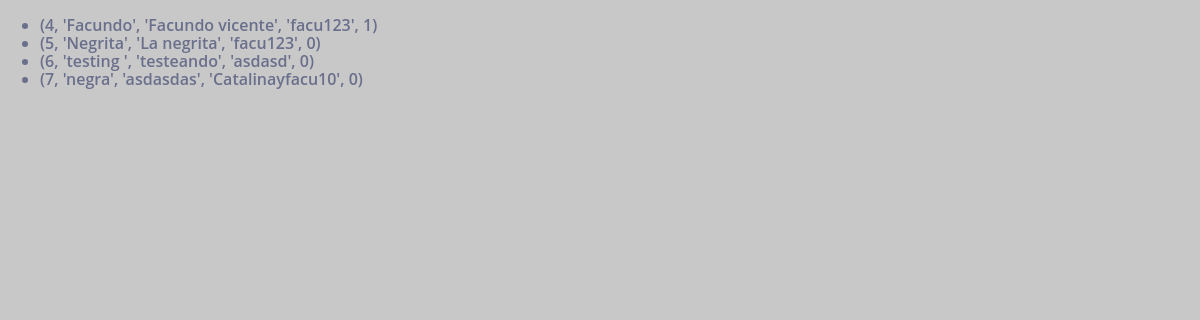
/users, run on an earlier commit of the app's database.
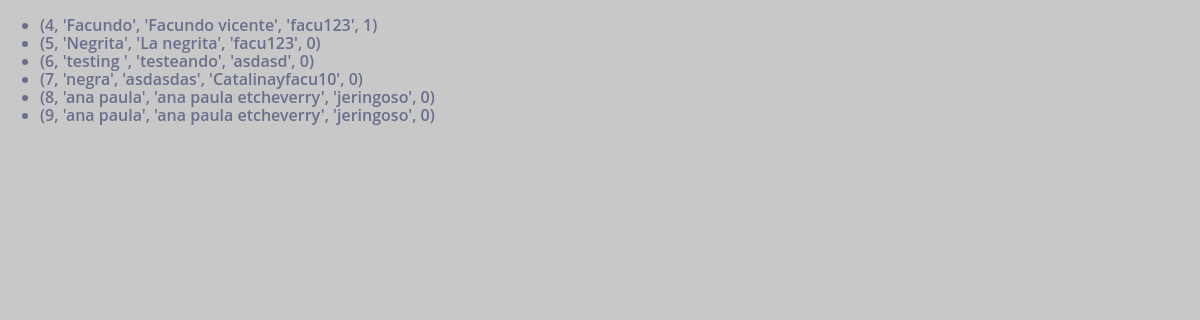
And on a later commit of the database.
### tables this page shows
CREATE TABLE Users (
	Id INTEGER NOT NULL PRIMARY KEY AUTOINCREMENT,
	Username TEXT(50) DEFAULT "" NOT NULL,
	Fullname TEXT(200) DEFAULT "",
	Password TEXT(120) NOT NULL,
	IsAdmin NUMERIC DEFAULT 0
);

### app.py (the view)
@app.route("/users")
def getUsers():
    cur, conn  = get_db_connection()
    users = cur.execute('SELECT * FROM Users')
    return render_template('users.html', users=users)

### db/config.py (called while the page is built)
def get_db_connection():
    conn = sqlite3.connect('db/tfinal.db')
    cur = conn.cursor()
    return cur, conn

### templates/users.html (shortened to what this page needs)
<!DOCTYPE html>
<html lang="en">
<head>
    <link rel="stylesheet" href="{{ url_for('static', filename='css/main.css') }}">
</head>
<body>
    <div class="sign-in-container">
        <ul>
            {% for user in users %}
            <li>{{user}}</li>
            {% endfor %}
        </ul>
    </div>
</body>
</html>

### static/css/main.css (style rules this page uses)
body { margin:0; color:#6a6f8c; background:#c8c8c8; font:600 16px/18px 'Open Sans',sans-serif; }
*,:after,:before { box-sizing:border-box }

What changed in the data, as far as the page shows it:
added Users: user "(8, 'ana paula', 'ana paula etcheverry', 'jeringoso', 0)"
added Users: user "(9, 'ana paula', 'ana paula etcheverry', 'jeringoso', 0)"
